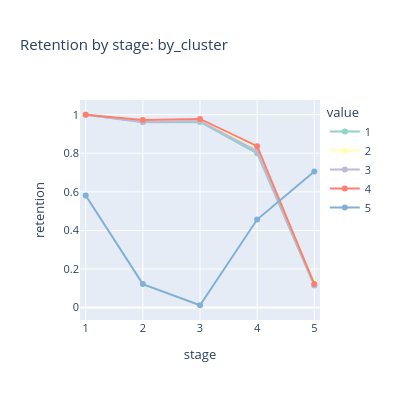
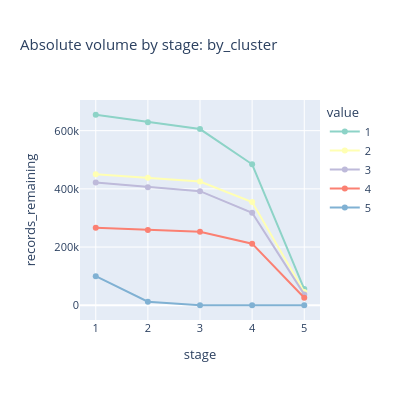

The code cell stored with these charts, in order, in its notebook:
### Code cell
subset = "by_cluster"

# render_sankey(subset).show()
render_retention_line(subset, height=400).show()
render_volume_line(subset, height=400).show()

### Figure 1 — Plotly figure (JSON) as saved in the notebook; plotly's stock layout.template omitted (floating-point values rounded to 4 significant figures)
{"data": [{"hovertemplate": "value=1<br>stage=%{x}<br>retention=%{y}<extra></extra>", "legendgroup": "1", "line": {"color": "rgb(141,211,199)", "dash": "solid"}, "marker": {"symbol": "circle"}, "mode": "lines+markers", "name": "1", "orientation": "v", "showlegend": true, "type": "scatter", "x": [1, 2, 3, 4, 5], "xaxis": "x", "y": [0.9991, 0.9609, 0.9626, 0.8, 0.1146], "yaxis": "y"}, {"hovertemplate": "value=2<br>stage=%{x}<br>retention=%{y}<extra></extra>", "legendgroup": "2", "line": {"color": "rgb(255,255,179)", "dash": "solid"}, "marker": {"symbol": "circle"}, "mode": "lines+markers", "name": "2", "orientation": "v", "showlegend": true, "type": "scatter", "x": [1, 2, 3, 4, 5], "xaxis": "x", "y": [0.9996, 0.972, 0.9717, 0.8336, 0.1294], "yaxis": "y"}, {"hovertemplate": "value=3<br>stage=%{x}<br>retention=%{y}<extra></extra>", "legendgroup": "3", "line": {"color": "rgb(190,186,218)", "dash": "solid"}, "marker": {"symbol": "circle"}, "mode": "lines+markers", "name": "3", "orientation": "v", "showlegend": true, "type": "scatter", "x": [1, 2, 3, 4, 5], "xaxis": "x", "y": [0.9992, 0.9625, 0.9667, 0.8105, 0.1176], "yaxis": "y"}, {"hovertemplate": "value=4<br>stage=%{x}<br>retention=%{y}<extra></extra>", "legendgroup": "4", "line": {"color": "rgb(251,128,114)", "dash": "solid"}, "marker": {"symbol": "circle"}, "mode": "lines+markers", "name": "4", "orientation": "v", "showlegend": true, "type": "scatter", "x": [1, 2, 3, 4, 5], "xaxis": "x", "y": [0.9996, 0.9725, 0.978, 0.8367, 0.1224], "yaxis": "y"}, {"hovertemplate": "value=5<br>stage=%{x}<br>retention=%{y}<extra></extra>", "legendgroup": "5", "line": {"color": "rgb(128,177,211)", "dash": "solid"}, "marker": {"symbol": "circle"}, "mode": "lines+markers", "name": "5", "orientation": "v", "showlegend": true, "type": "scatter", "x": [1, 2, 3, 4, 5], "xaxis": "x", "y": [0.5808, 0.1219, 0.01222, 0.4564, 0.7059], "yaxis": "y"}], "layout": {"font": {"size": 11}, "height": 400, "legend": {"title": {"text": "value"}, "tracegroupgap": 0}, "title": {"text": "Retention by stage: by_cluster"}, "width": 400, "xaxis": {"anchor": "y", "domain": [0, 1], "dtick": 1, "range": [0.9, 5.1], "title": {"text": "stage"}}, "yaxis": {"anchor": "x", "domain": [0, 1], "title": {"text": "retention"}}}}

### Figure 2 — Plotly figure (JSON) as saved in the notebook; plotly's stock layout.template omitted (floating-point values rounded to 4 significant figures)
{"data": [{"hovertemplate": "value=1<br>stage=%{x}<br>included=%{y}<extra></extra>", "legendgroup": "1", "line": {"color": "rgb(141,211,199)", "dash": "solid"}, "marker": {"symbol": "circle"}, "mode": "lines+markers", "name": "1", "orientation": "v", "showlegend": true, "type": "scatter", "x": [1, 2, 3, 4, 5], "xaxis": "x", "y": [654629, 629004, 605497, 484412, 55518], "yaxis": "y"}, {"hovertemplate": "value=2<br>stage=%{x}<br>included=%{y}<extra></extra>", "legendgroup": "2", "line": {"color": "rgb(255,255,179)", "dash": "solid"}, "marker": {"symbol": "circle"}, "mode": "lines+markers", "name": "2", "orientation": "v", "showlegend": true, "type": "scatter", "x": [1, 2, 3, 4, 5], "xaxis": "x", "y": [450418, 437802, 425394, 354601, 45877], "yaxis": "y"}, {"hovertemplate": "value=3<br>stage=%{x}<br>included=%{y}<extra></extra>", "legendgroup": "3", "line": {"color": "rgb(190,186,218)", "dash": "solid"}, "marker": {"symbol": "circle"}, "mode": "lines+markers", "name": "3", "orientation": "v", "showlegend": true, "type": "scatter", "x": [1, 2, 3, 4, 5], "xaxis": "x", "y": [421484, 405675, 392179, 317861, 37373], "yaxis": "y"}, {"hovertemplate": "value=4<br>stage=%{x}<br>included=%{y}<extra></extra>", "legendgroup": "4", "line": {"color": "rgb(251,128,114)", "dash": "solid"}, "marker": {"symbol": "circle"}, "mode": "lines+markers", "name": "4", "orientation": "v", "showlegend": true, "type": "scatter", "x": [1, 2, 3, 4, 5], "xaxis": "x", "y": [265926, 258611, 252909, 211597, 25899], "yaxis": "y"}, {"hovertemplate": "value=5<br>stage=%{x}<br>included=%{y}<extra></extra>", "legendgroup": "5", "line": {"color": "rgb(128,177,211)", "dash": "solid"}, "marker": {"symbol": "circle"}, "mode": "lines+markers", "name": "5", "orientation": "v", "showlegend": true, "type": "scatter", "x": [1, 2, 3, 4, 5], "xaxis": "x", "y": [100009, 12189, 149, 68, 48], "yaxis": "y"}], "layout": {"font": {"size": 11}, "height": 400, "legend": {"title": {"text": "value"}, "tracegroupgap": 0}, "title": {"text": "Absolute volume by stage: by_cluster"}, "width": 400, "xaxis": {"anchor": "y", "domain": [0, 1], "title": {"text": "stage"}}, "yaxis": {"anchor": "x", "domain": [0, 1], "title": {"text": "records_remaining"}}}}
